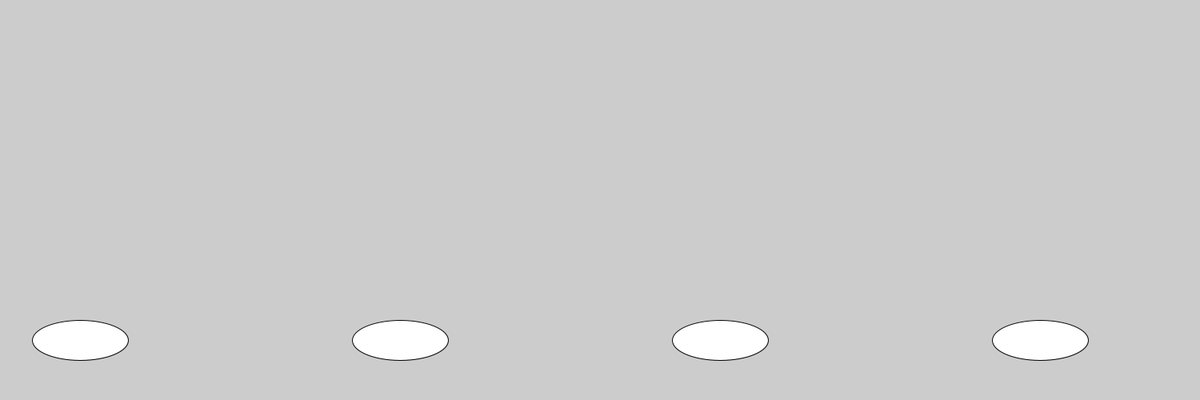
Frame 1 (no input)
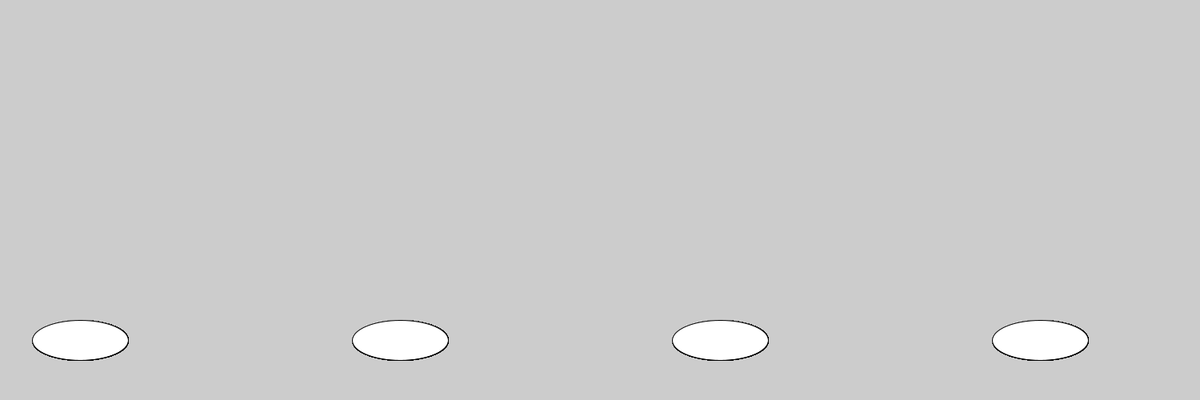
Frame 60 (the mouse pressed at the canvas centre just before this capture)
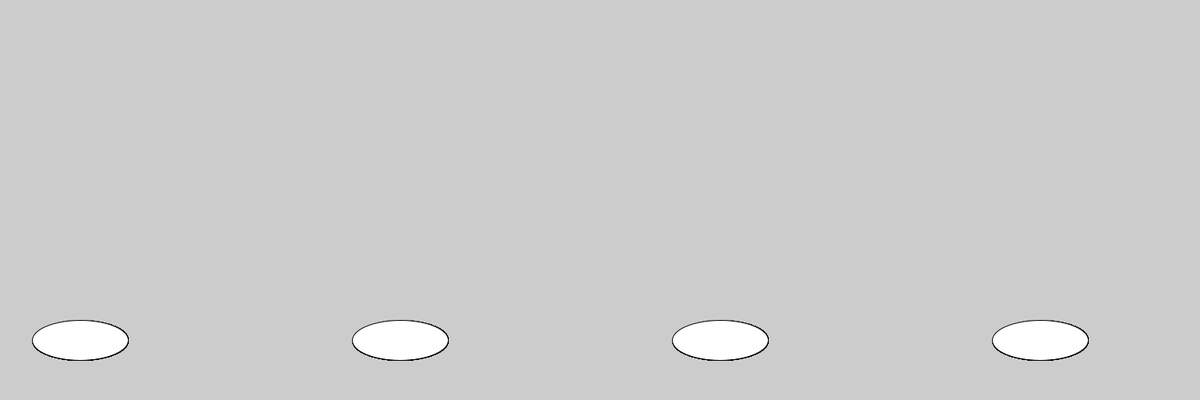
Frame 120 (the mouse held since frame 60 and released just before this capture)

The Processing sketch that drew these frames (run headless with seeded random() and noise(); from frame 60 on, the mouse is pressed at the canvas centre):

// Processing sketch: holes
// ── holes.pde
hole holes;

void setup(){
  size(1500, 500);
//initalise 
holes = new hole(0, 120, 50);
}



  
  
void draw(){
  
  holes.display();
}
 
// ── hole.pde
//create class
class hole{
  float occurrence;
  float hwidth;
  float hheight;
  
  //constructor
  hole(float _occurrence, float _hwidth, float _hheight){
    occurrence = _occurrence;
    hwidth = _hwidth;
    hheight = _hheight;
  }
  
  void display(){
    float holezone = height*.75;
   for(occurrence=100; occurrence<=1500; occurrence+=400){
     ellipse(occurrence, holezone+50, hwidth, hheight);
}
  }
}
